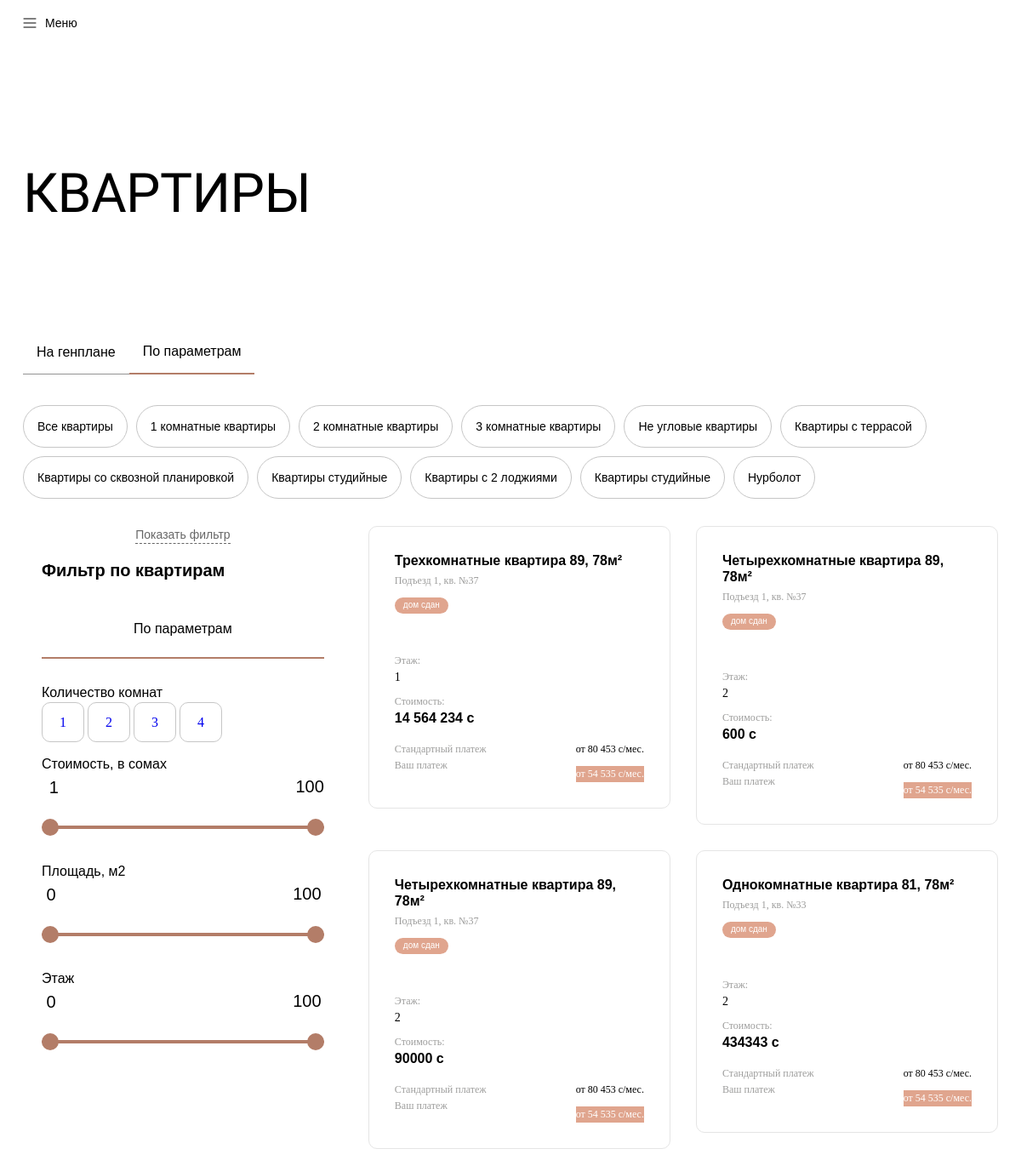
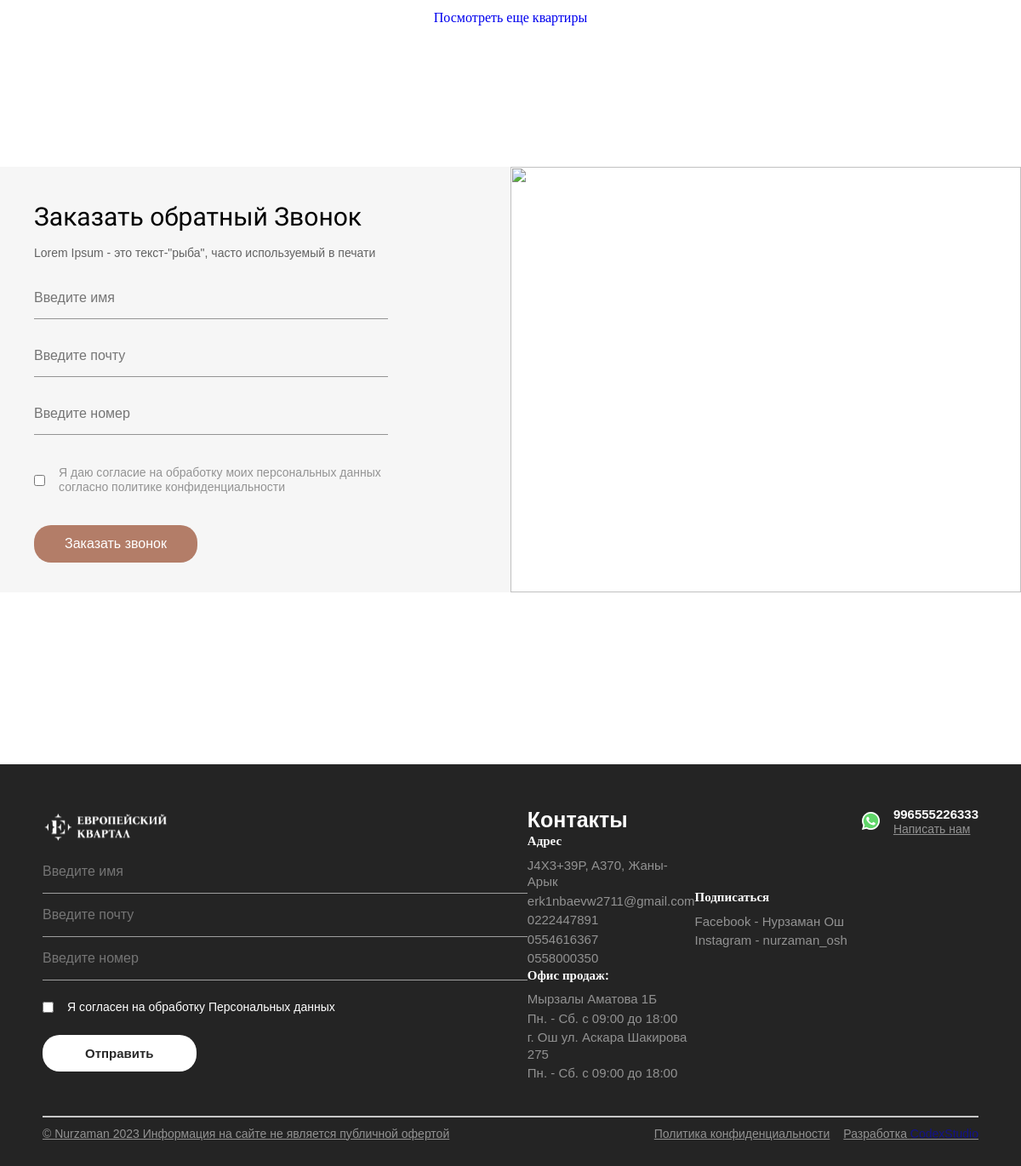
Page /catalog/ on the committed database (2 pictures, top to bottom).
### apps/apartment/models.py (models this page shows, shortened)
class Category(models.Model):
    title = models.CharField(
        max_length = 255,
        verbose_name = "Название категории",
        blank= True, null = True
    )
    class Meta:
        verbose_name = "Категория квартир"
        verbose_name_plural = "Категория квартир"

class Rooms(models.Model):
    title = models.CharField(
        max_length = 255,
        verbose_name = "Сколько Комнат"
    )
    def __str__(self):
        return self.title
    class Meta:
        verbose_name = "Добавить Комнаты"
        verbose_name_plural = "Добавить Комнаты"

class Apartment(models.Model):
    category = models.ForeignKey(
        Category,
        related_name = "category_room",
        on_delete = models.CASCADE,
        blank= True, null = True
    )
    room = models.ForeignKey(
        Rooms,
        on_delete = models.CASCADE
    )
    razmer = models.CharField(
        max_length = 255,
        verbose_name = "Размер"
    )
    info = models.CharField(
        max_length = 255,
        verbose_name ="Дополнительная информация",
        blank = True,null=True
    )
    layote = ResizedImageField(
        force_format="WEBP",
        quality=100,
        upload_to='layote/',
        verbose_name="Фотография планировки",
        blank = True, null = True
    )
    plan = ResizedImageField(
        force_format="WEBP",
        quality=100,
        upload_to='plan/',
        verbose_name="Фотография на плане этажа",
        blank = True, null = True
    )
    object = ResizedImageField(
        force_format="WEBP",
        quality=100,
        upload_to='object/',
        verbose_name="Фотография на объекте",
        blank = True, null = True
    )
    price = models.CharField(
        max_length = 255,
        verbose_name = "Цена"
    )
    floor = models.ForeignKey(
        Floor,
        related_name = "floor_form",
        on_delete = models.CASCADE,
        verbose_name = "Сколько этаж",
        blank=True,null = True
    )
    exploitation = models.CharField(
        max_length = 255,
        verbose_name = "Ввод в эксплуатацию"
    )
    layout_text = models.CharField(
        max_length = 255,
        verbose_name = "Тип планировок "
    )
    status = models.ForeignKey(
        Status,
        related_name = "choise_room",
        on_delete = models.CASCADE,
        blank = True, null = True
    )
    class Meta:
        verbose_name = "Добавить Квартиру"
        verbose_name_plural = "Добавить Квартиру"

class Status(models.Model):
    title = models.CharField(
        max_length = 255,
        verbose_name = "Статус квартиры"
    )
    def __str__(self):
        return self.title
    class Meta:
        verbose_name = "Добавить Статус"
        verbose_name_plural = "Добавить Статус"

class Floor(models.Model):
    title = models.CharField(
        max_length = 2,
        verbose_name = "Номер этажа"
    )
    def __str__(self):
        return self.title
    class Meta:
        verbose_name = "Добавить Этажи"
        verbose_name_plural = "Добавить Этажи"

### apps/contacts/models.py (models this page shows, shortened)
class ContactInfo(models.Model):
    title = RichTextField(
        verbose_name="Информационный текст",
        blank=True,null=True
    )
    image = ResizedImageField(
        force_format="WEBP",
        quality=100,
        upload_to='gallery/',
        verbose_name="Фотография",
        blank = True, null = True
    )
    class Meta:
        verbose_name = "Заказать обратный Звонок"
        verbose_name_plural = "Заказать обратный Звонок"

### apps/base/models.py (models this page shows, shortened)
class Settings(models.Model):
    title = models.CharField(
        max_length=255,
        verbose_name="Название сайта"
    )
    descriptions = models.TextField(
        verbose_name="Информационный текст",
        blank=True,null=True
    )
    logo = ResizedImageField(
        force_format="WEBP",
        quality=100,
        upload_to='logo/',
        verbose_name="Логотип Компании",
        blank = True, null = True
    )
    logo_complex = ResizedImageField(
        force_format="WEBP",
        quality=100,
        upload_to='logo/',
        verbose_name="Логотип Комплекса",
        blank = True, null = True
    )
    email = models.EmailField(
        max_length=255,
        verbose_name='Почта'
        )
    location = models.CharField(
        max_length=255,
        verbose_name='Адрес'
    )
    whatsapp = models.URLField(
        verbose_name='Whatspp URL',
        blank=True, null=True
    )
    whatsapp_number = models.CharField(
        max_length = 255,
        verbose_name = "Whatsapp номер"
    )
    instagram = models.URLField(
        verbose_name='Instagram URL',
        blank=True, null=True
    )
    youtube = models.URLField(
        verbose_name='Youtube URL',
        blank=True, null=True
    )
    facebook = models.URLField(
        verbose_name='Facebook URL',
        blank=True, null=True
    )
    class Meta:
            verbose_name = "Основная настройка"
            verbose_name_plural = "Основные настройки"

class SettingsPhone(models.Model):
    settings = models.ForeignKey(Settings, related_name='phone_title', on_delete=models.CASCADE)
    phone = models.CharField(
          max_length = 255,
          verbose_name = "Телефонный номер"
     )
    class Meta:
        unique_together = ('settings', 'phone')
        verbose_name = "Дополнительный телефонный номер"
        verbose_name_plural = "Дополнительный телефонный номер"

class SettingsOffice(models.Model):
    settings = models.ForeignKey(Settings, related_name='office_title', on_delete=models.CASCADE)
    location = models.CharField(
        max_length=255,
        verbose_name='Адрес'
    )
    phone = models.CharField(
          max_length = 255,
          verbose_name = "График работы"
     )
    class Meta:
        unique_together = ('settings', 'phone', 'location')
        verbose_name = "Офис продаж"
        verbose_name_plural = "Офис продаж"

class SettingsSoc(models.Model):
    settings = models.ForeignKey(Settings, related_name='settings_soc', on_delete=models.CASCADE)
    title = models.CharField(
          max_length = 255,
          verbose_name = "Название соц.сети"
     )
    username = models.CharField(
        max_length = 255,
        verbose_name = "username аккаунта"
    )
    url = models.URLField(
        verbose_name = "Ссылка"
    )
    class Meta:
        unique_together = ('settings', 'title')
        verbose_name = "Соц сети"
        verbose_name_plural = "Соц сети"

### apps/apartment/views.py (the view, shortened to what this page needs)
# urls.py: path('catalog/', views.catalog, name="catalog"),
def catalog(request):
    settings = Settings.objects.latest("id")
    categories = models.Category.objects.all()
    category_id = request.GET.get('category')
    apartments = models.Apartment.objects.all()
    if category_id:
        apartments = apartments.filter(category__id=category_id)
    rooms = models.Rooms.objects.all()
    rooms_id = request.GET.get("room")
    items_per_page = 4
    paginator = Paginator(apartments, items_per_page)
    page = request.GET.get('page')
    try:
        apartments = paginator.page(page)
    except PageNotAnInteger:
        apartments = paginator.page(1)
    except EmptyPage:
        apartments = paginator.page(paginator.num_pages)
        apartments = paginator.page(paginator.num_pages)
    contactinfo = ContactInfo.objects.latest('id')
    return render(request, 'catalog.html', locals())

### templates/catalog.html (shortened to what this page needs)
{% load static %}
<!DOCTYPE html>
<html lang="en">
  <head>
    <link rel="stylesheet" href="{% static 'assets/styles/style.css' %}" />
    <link rel="stylesheet" href="{% static 'assets/styles/swiperStyle.css' %}" />
  </head>
  <body>
    <header class="header" style="height: fit-content">
      <nav class="nav" style="background-color: white">
        <div class="burger" id="menuButton">
          <svg xmlns="http://www.w3.org/2000/svg" width="16" height="12" viewBox="0 0 16 12" fill="none">
            <path d="M1 1H15" stroke="black" stroke-linecap="round" />
            <path d="M1 6H15" stroke="black" stroke-linecap="round" />
            <path d="M1 11H15" stroke="black" stroke-linecap="round" />
          </svg>
          <p style="color: black">Меню</p>
        </div>
      </nav>
      <br />
    </header>
    <br />
    <br /><br />
    <main class="main" style="padding: 0 27px">
      <br />
      <h1>КВАРТИРЫ</h1>
      <br /><br /><br /><br />
      <div class="sliderLink" style="margin-top: 30px;">
        <a href="{% url 'genplaning' %}">
          <div class="navSlideLink" style="padding: 1rem">На генплане</div>
        </a>
        <div class="navSlideLink activee" style="padding: 1rem">По параметрам</div>
      </div>
      <br /><br />
      <div class="filterList">
        <a href="{% url 'catalog' %}" class="filterItem">Все квартиры</a>
        {% for category in categories %}
        <a href="{% url 'catalog' %}?category={{ category.id }}" class="filterItem">{{ category.title }}</a>
        {% endfor %}
      </div>
    </main>
    <div class="filterZone" style="padding: 0 27px">
      <div class="scrollBar" >
        <div id="openFilter" class="moreFlatCard">
          <p>Показать фильтр</p>
        </div>
        <div class="leftFilteredZone">
          <h1>Фильтр по квартирам</h1>
          <div class="sliderLink">
            <div class="navSlideLink activee" style="width: 100%">По параметрам</div>
          </div>
          <div>
            <h2>Количество комнат</h2>
            {% for room in rooms %}
              <a href="{% url 'catalog' %}?room={{ room.id }}" class="roomButton">{{ room.id }}</a>
            {% endfor %}
          </div>
          <div>
            <h2>Стоимость, в сомах</h2>
            <br /><br />
            <div>
              <div class="range-slider">
                <input type="range" id="min_price" name="min_price"  min="1" max="100" step="1" value="0000" class="range-slider__input" />
                <input type="range"  id="max_price" name="max_price"min="1" max="100" step="1" value="100000" class="range-slider__input" />
              </div>
            </div>
          </div>
          <div>
            <h2>Площадь, м2</h2>
            <br /><br />
            <div>
              <div class="range-slider">
                <input type="range" min="0" max="100" step="1" value="0" class="range-slider__input" />
                <input type="range" min="0" max="100" step="1" value="100" class="range-slider__input" />
              </div>
            </div>
          </div>
          <div>
            <h2>Этаж</h2>
            <br /><br />
            <div>
              <div class="range-slider">
                <input type="range" min="0" max="100" step="1" value="0" class="range-slider__input" />
                <input type="range" min="0" max="100" step="1" value="100" class="range-slider__input" />
              </div>
            </div>
          </div>
        </div>
      </div>
      <div class="flatList">
        {% for apartment in apartments %}
        <a href="{% url 'planing' apartment.id %}">
          <div class="flatListCard">
            <div class="cardHead">
              <h1>{{apartment.room}} квартира {{apartment.razmer}}</h1>
              <p>{{apartment.info}}</p>
            </div>
            {% if apartment.status%}
            <button class="flatMetka">{{apartment.status}}</button>
            {% endif %}
            <br />
            <div class="cardFlatImage">
            </div>
            <br />
            <div class="cardFlatInf">
              <p>Этаж:</p>
              <h2>{{apartment.floor}} </h2>
            </div>
            <div class="cardFlatInf">
              <p>Стоимость:</p>
              <h1>{{apartment.price}} с</h1>
            </div>
            <br />
            <div class="cardFootFlat">
              <div>
                <h1>Стандартный платеж <img width="14px" src="{% static 'assets/svg/div.tooltip-circle.svg' %}" alt="" /></h1>
                <h1>Ваш платеж <img width="14px" src="{% static 'assets/svg/div.tooltip-circle — копия.svg' %}" alt="" /></h1>
              </div>
              <div>
                <h2>от 80 453 с/мес.</h2>
                <h3>от 54 535 с/мес.</h3>
              </div>
            </div>
          </div>
        </a>
        {% endfor %}
      </div>
    </div>
    {% if apartments.has_next %}
        <div class="moreFlatCard">
            <a href="?page={{ apartments.next_page_number }}">Посмотреть еще квартиры</a>
        </div>
    {% endif %}
    <br /><br />
    <div class="h100"></div>
    {% include 'include/contact_form.html'%}
    <br /><br /><br /><br />
    <div class="h100"></div>
    {% include "include/footer.html" %}
  </body>
</html>

### templates/include/contact_form.html (shortened to what this page needs)
<section id="section6" class="form">
    <form method = "POST" class="formSection">
      {{contactinfo.title|safe}}
      <input placeholder="Введите имя" name = "name" class="Forminput" type="text" />
      <input placeholder="Введите почту" name = "email"  class="Forminput" type="email" />
      <input placeholder="Введите номер" name = "number"  class="Forminput" type="text" />
      <div class="checkbox">
        <input type="checkbox" name="consent"  id="agreementFeedback" />
        <label for="agreementFeedback">
          Я даю согласие на обработку моих персональных данных<br />
          согласно политике конфиденциальности
        </label>
      </div>
      <button name = "call1" class="formButton">Заказать звонок</button>
    </form>
    <div class="formImager">
      <img src="{{contactinfo.image.url}}" alt="" />
    </div>
  </section>

### templates/include/footer.html (shortened to what this page needs)
{% load static %}
<footer class="footer">
    <form method = "POST">
      <div class="leftFooter">
        <img src="{% static 'assets/svg/Mask group.svg' %}" alt="" />
      </div>
            <input placeholder="Введите имя" name = "name2" class="Forminputt" type="text" />
            <input placeholder="Введите почту"  name = "email2" class="Forminputt" type="email" />
            <input placeholder="Введите номер"  name = "number2" class="Forminputt" type="text" />
            <div class="checkboxx">
                <input type="checkbox" name="consent2"   />
                <p>Я согласен на обработку Персональных данных</p>
            </div>
            <button name = "call2" class="footerButton">Отправить</button>
    </form>
    <div class="footerCenter">
      <h1>Контакты</h1>
      <div>
        <h1>Адрес</h1>
        <p>{{settings.location}}</p>
        <p>{{settings.email}}</p>
        {% for settings in settings.phone_title.all%}
        <p>{{settings.phone}}</p>
        {% endfor %}
      </div>
      <div>
        <h1>Офис продаж:</h1>
        {% for settings in settings.office_title.all%}
        <p>{{settings.location}}</p>
        <p>{{settings.phone}}</p>
        {% endfor %}
      </div>
    </div>
    <div class="footerCenter">
      <div>
        <h1>Подписаться</h1>
        {% for settings in settings.settings_soc.all %}
        <a href="{{settings.url}}">
          <p>{{settings.title}} - {{settings.username}}</p>
        </a>
        {% endfor %}
      </div>
    </div>
    <div class="footerRight">
      <a href="{{settings.whatsapp}}">
        <div class="writeUs">
          <p>
            {{settings.whatsapp_number}}
            <br />
            <u> Написать нам</u>
          </p>
        </div>
      </a>
      <div class="sosial">
        {% if settings.whatsapp%}
        <a href="{{settings.whatsapp}}">
        </a>
        {% endif %}
      </div>
    </div>
  </footer>
  <footer class="footer" style="flex-direction: column">
    <div class="line mobileNoneDiv"></div>
    <div class="underFoot">
      <div class="writeUs">
        <p><u>© Nurzaman 2023 Информация на сайте не является публичной офертой</u></p>
      </div>
      <div class="writeUs">
        <p><u>Политика конфиденциальности</u></p>
        <p><u>Разработка <a href = "https://codexstudio.site/">CodexStudio</a></u></p>
      </div>
    </div>
  </footer>

### rows in the picture
Category: title "1 комнатные квартиры"
Category: title "2 комнатные квартиры"
Category: title "3 комнатные квартиры"
Category: title "Не угловые квартиры"
Category: title "Квартиры с террасой"
Category: title "Квартиры со сквозной планировкой"
Category: title "Квартиры студийные"
Category: title "Квартиры с 2 лоджиями"
Category: title "Квартиры студийные"
Category: title "Нурболот"
Rooms: id "1"
Rooms: id "2"
Rooms: id "3"
Rooms: id "4"
Apartment: room "Трехкомнатные", razmer "89, 78м²", info "Подъезд 1, кв. №37", status "дом сдан", floor "1", price "14 564 234"
Apartment: room "Четырехкомнатные", razmer "89, 78м²", info "Подъезд 1, кв. №37", status "дом сдан", floor "2", price "600"
Apartment: room "Четырехкомнатные", razmer "89, 78м²", info "Подъезд 1, кв. №37", status "дом сдан", floor "2", price "90000"
Apartment: room "Однокомнатные", razmer "81, 78м²", info "Подъезд 1, кв. №33", status "дом сдан", floor "2", price "434343"
ContactInfo: title "Заказать обратный Звонок Lorem Ipsum - это текст-\"рыба\", часто используемый в печати"
Settings: location "J4X3+39P, A370, Жаны-Арык", email "erk1nbaevw2711@gmail.com", whatsapp_number "996555226333"
SettingsPhone: phone "0222447891"
SettingsPhone: phone "0554616367"
SettingsPhone: phone "0558000350"
SettingsOffice: location "Мырзалы Аматова 1Б", phone "Пн. - Сб. c 09:00 до 18:00"
SettingsOffice: location "г. Ош ул. Аскара Шакирова 275", phone "Пн. - Сб. c 09:00 до 18:00"
SettingsSoc: title "Facebook", username "Нурзаман Ош"
SettingsSoc: title "Instagram", username "nurzaman_osh"
